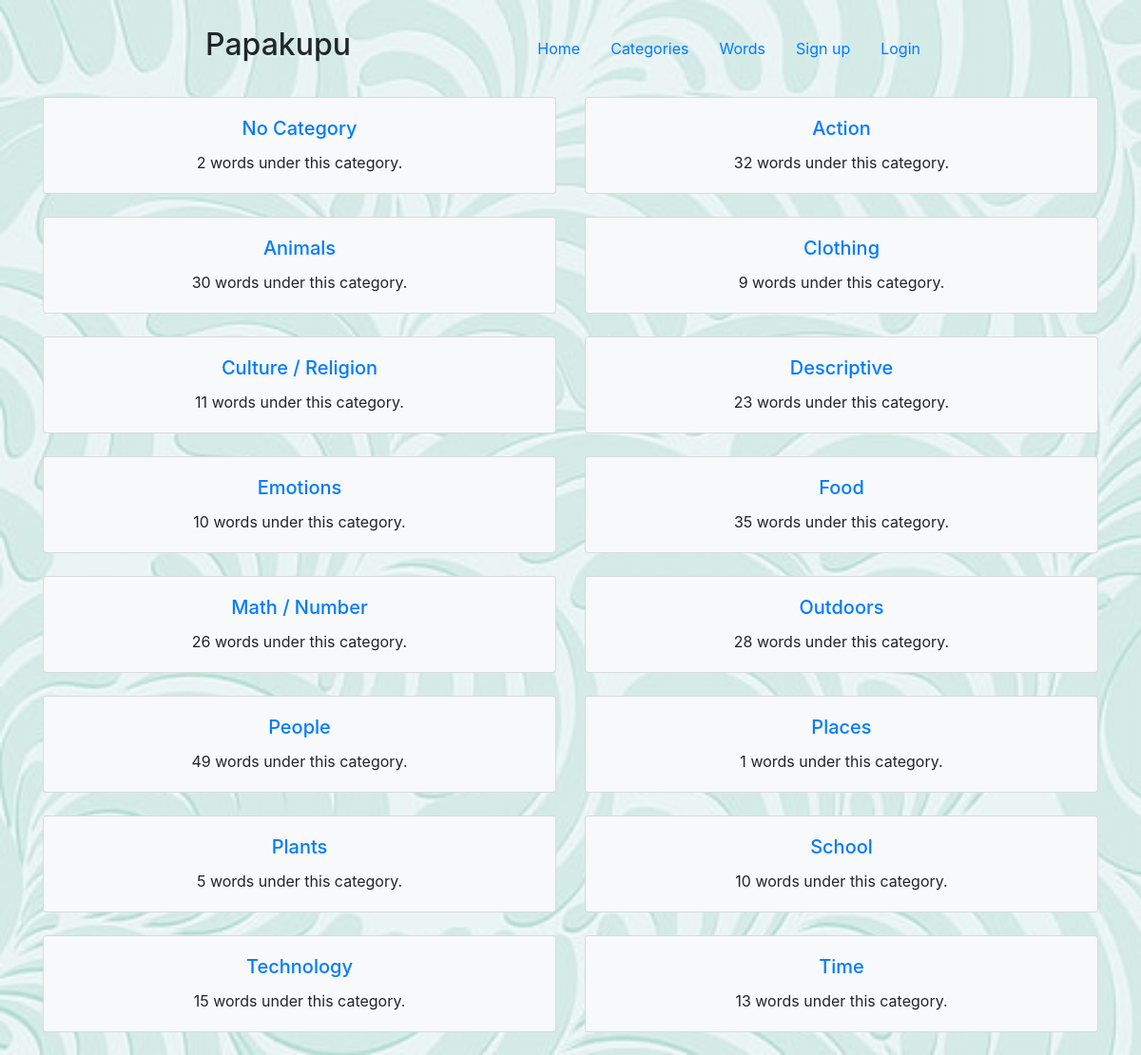
The app's page /cats/ with its own data.
### tables this page shows
CREATE TABLE "categories"
(
    id       integer
        constraint categories_pk
            primary key autoincrement,
    category VARCHAR(50) not null
);

### app.py (the view)
@app.route('/cats/')
def cats():
    categories = get_db(
    """SELECT categories.id, categories.category, COUNT(words.id) FROM categories
    LEFT JOIN words ON words.category=categories.id
    GROUP BY categories.id""")
    return render_template("categories.html", categories=categories)

### app.py (called while the page is built)
def get_db(query, args=(), fetch_type="all"):
    connection = sqlite3.connect(DATABASE)
    cur = connection.cursor()
    cur.execute(query, args)
    if fetch_type == "one":
        data = cur.fetchone()
    else:
        data = cur.fetchall()
    connection.close()
    return data

### templates/categories.html (shortened to what this page needs)
{% extends "base.html" %}
        {% block body %}
        <div class="container">
            <div class="tab-content" id="v-pills-content">
                <div class="tab-pane fade show active" id="v-all" role="tabpanel">
                    <div class="row row-cols-1 row row-cols-md-2">
                        {% for id, category, number in categories %}
                            <div class="col mb-4">
                                <div class="card bg-light h-100">
                                    <div class="card-body">
                                        <h5 class="card-title">
                                            <a href="{{ url_for('words', cat_id=id) }}">{{ category }}</a>
                                        </h5>
                                        <p class="card-text">{{ number }} words under this category.</p>
                                    </div>
                                </div>
                            </div>
                        {% endfor %}
                    </div>
                </div>
            </div>
        </div>
        {% endblock %}

### templates/base.html (shortened to what this page needs)
<!DOCTYPE html>
<html lang="en">
    <head>
        <link rel="stylesheet" href="https://cdn.jsdelivr.net/npm/bootstrap@4.6.2/dist/css/bootstrap.min.css">
        <link rel="stylesheet" href="https://cdn.jsdelivr.net/npm/bootstrap-icons@1.10.4/font/bootstrap-icons.css">
        <link href="{{ url_for('static', filename='style.css') }}" rel="stylesheet">
    </head>
    <body class="text-center">
        <nav id="nav" class="navbar">
            <h2>Papakupu</h2>
            <ul class="nav justify-content-end">
                <li class="nav-item">
                    <a class="nav-link" href="{{ url_for('home') }}">Home</a>
                </li>
                <li class="nav-item">
                    <a class="nav-link" href="{{ url_for('cats') }}">Categories</a>
                </li>
                <li class="nav-item">
                    <a class="nav-link" href="{{ url_for('words', cat_id='all') }}">Words</a>
                </li>
                {% if 'user' in session %}
                <li class="nav-item">
                    <a class="nav-link" href="{{ url_for('logout') }}">Logout</a>
                </li>
                {% else %}
                <li class="nav-item">
                    <a class="nav-link" href="{{ url_for('signup') }}">Sign up</a>
                </li>
                <li class="nav-item">
                    <a class="nav-link" href="{{ url_for('login') }}">Login</a>
                </li>
                {% endif %}
            </ul>
        </nav>
        {% block body %}{% endblock %}
    </body>
</html>

### static/style.css (style rules this page uses)
body { height: 100%; background: linear-gradient(rgba(255,255,255,.3), rgba(255,255,255,.3)), url("fern2.jpg"); background-size: cover; }
#nav { max-width: 800px; margin: 20px auto 20px auto; }

### records on screen
categories: category "No Category", number "2"
categories: category "Action", number "32"
categories: category "Animals", number "30"
categories: category "Clothing", number "9"
categories: category "Culture / Religion", number "11"
categories: category "Descriptive", number "23"
categories: category "Emotions", number "10"
categories: category "Food", number "35"
categories: category "Math / Number", number "26"
categories: category "Outdoors", number "28"
categories: category "People", number "49"
categories: category "Places", number "1"
categories: category "Plants", number "5"
categories: category "School", number "10"
categories: category "Technology", id "15"
categories: category "Time", number "13"
